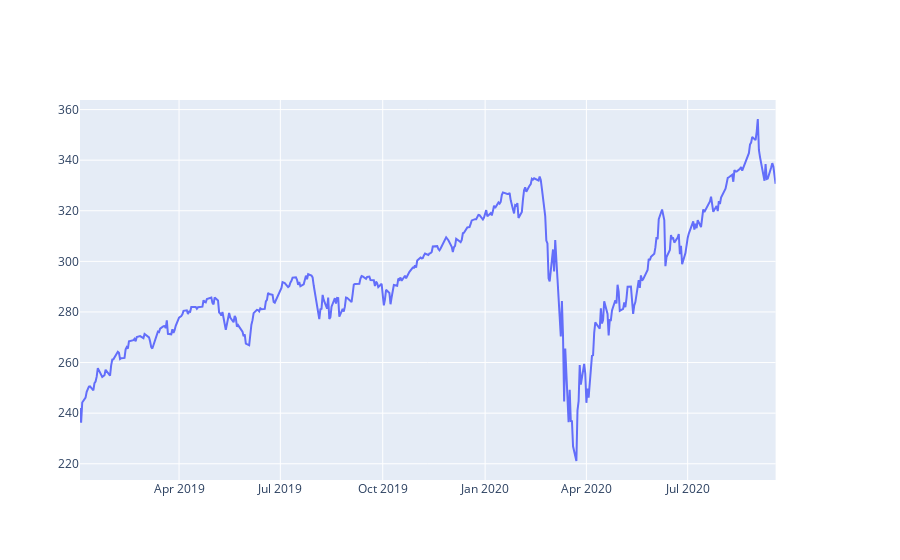
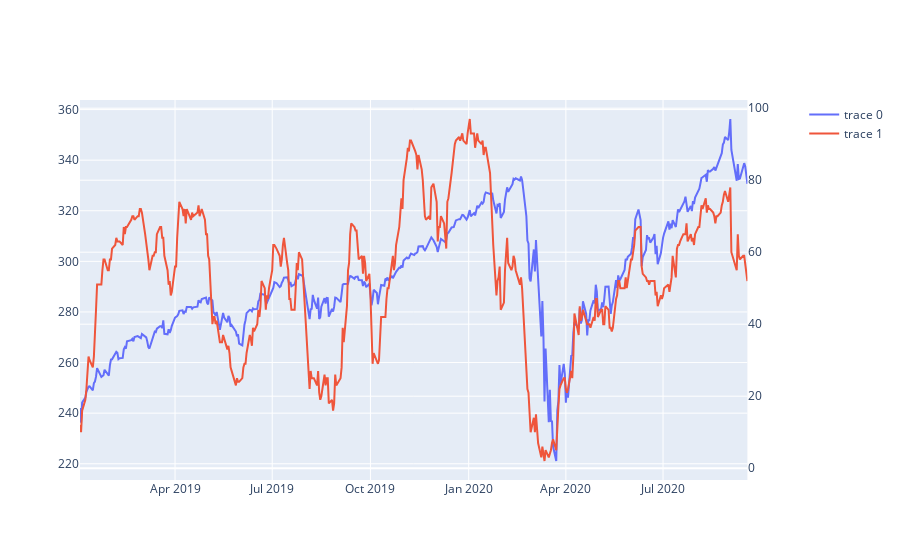

Notebook source saved alongside these figures, in order:
### Code cell
small_data=data.loc[data['Date'] > "2019"]
fig = make_subplots(specs=[[{'secondary_y': True}]])
fig.add_trace(go.Scatter(x=small_data['Date'], y= small_data['Adj Close']), secondary_y=False)  
fig.add_trace(go.Scatter(x=small_data['Date'], y= small_data['Fear Greed']), secondary_y=True)

### Figure 1 — Plotly figure (JSON) as saved in the notebook; plotly's stock layout.template omitted (floating-point values rounded to 4 significant figures; data arrays with more than 128 entries replaced by an {"elided": "..."} marker saying what was removed)
{"data": [{"type": "scatter", "x": {"elided": "433 str values"}, "xaxis": "x", "y": {"elided": "433 float values"}, "yaxis": "y"}], "layout": {"xaxis": {"anchor": "y", "domain": [0, 0.94]}, "yaxis": {"anchor": "x", "domain": [0, 1]}, "yaxis2": {"anchor": "x", "overlaying": "y", "side": "right"}}}

### Figure 2 — Plotly figure (JSON) as saved in the notebook; plotly's stock layout.template omitted (floating-point values rounded to 4 significant figures; data arrays with more than 128 entries replaced by an {"elided": "..."} marker saying what was removed)
{"data": [{"type": "scatter", "x": {"elided": "433 str values"}, "xaxis": "x", "y": {"elided": "433 float values"}, "yaxis": "y"}, {"type": "scatter", "x": {"elided": "433 str values"}, "xaxis": "x", "y": {"elided": "433 int values"}, "yaxis": "y2"}], "layout": {"xaxis": {"anchor": "y", "domain": [0, 0.94]}, "yaxis": {"anchor": "x", "domain": [0, 1]}, "yaxis2": {"anchor": "x", "overlaying": "y", "side": "right"}}}
